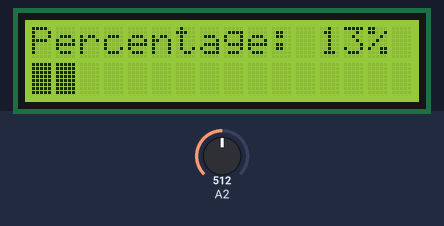
Simulated run of this sketch. Board: Arduino Uno, built with avr-gcc and run on an emulated ATmega328P. On the bench: 16×2 character LCD. Inputs (shaded band) come from the test bench; at power-on: A2 = 512. What the sketch prints to the serial monitor is not drawn.

Above: at 1.25 s.
1.3 s: A2 set to 550
At 2.9 s:
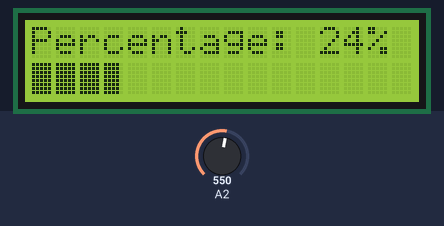
3.1 s: A2 set to 584
At 5.6 s:
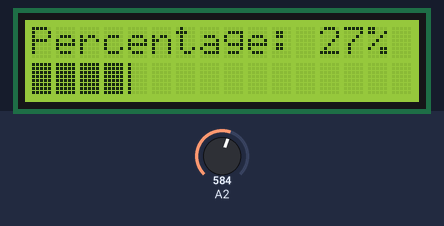
6.1 s: A2 set to 900
At 6.65 s:
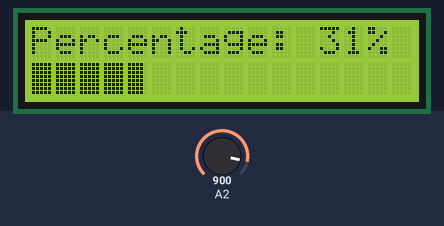
8.0 s: A2 set to 0
At 10.8 s:
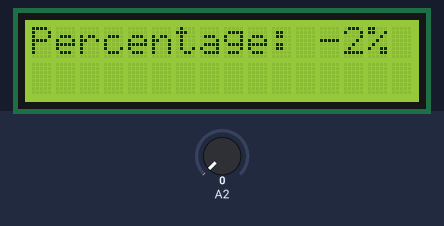
11.0 s: A2 set to 122
At 13.6 s:
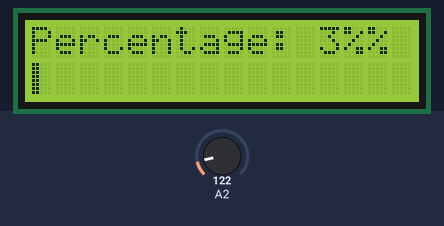
14.0 s: A2 set to 1023
At 16.7 s:
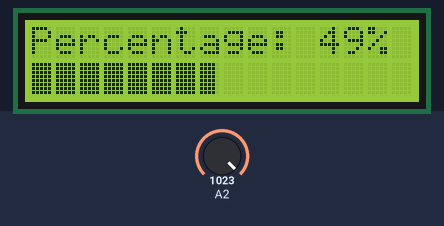

The sketch:

gauge.ino
```cpp
#include <LiquidCrystal.h>
#include <LcdBarGraph.h>

const byte lcdNumCols = 16;
double rawSendingUnitValue;
int rawPercentage;
int smoothedPercentage;

//SMOOTHING VARIABLES
// Define the number of samples to keep track of. The higher the number, the
// more the readings will be smoothed, but the slower the output will respond to
// the input. Using a constant rather than a normal variable lets us use this
// value to determine the size of the readings array.

// 20 is solid for testing...in production this will likely be much higher, 100 or more perhaps
const int numReadings = 20;

int readings[numReadings]; // the readings from the analog input
int readIndex = 0;         // the index of the current reading
int total = 0;             // the running total
int average = 0;           // the average

LiquidCrystal lcd(12, 11, 5, 4, 3, 2);   // -- creating LCD instance
LcdBarGraph lbg(&lcd, lcdNumCols, 0, 1); // -- creating bargraph instance, format is (&lcd, lcdNumCols, start X, start Y). So (&lcd, 16, 0, 1) would set the bargraph length to 16 columns and start the bargraph at column 0 on row 1.

void setup()
{
    Serial.begin(9600);

    // initializing the LCD
    lcd.begin(0, lcdNumCols);
    lcd.clear();

    // clear smoothing array
    for (int thisReading = 0; thisReading < numReadings; thisReading++)
    {
        readings[thisReading] = 0;
    }
}

double retrieveSendingUnitValue()
{
    // here's where the sending unit analog input will be read
    return analogRead(2);
}

int derivePercentage(double rawValue)
{
    // say min value is 100 and max value is 2000 (TODO: UPDATE WITH ACTUAL VALUES FROM THE SENDING UNIT)
    const double lowestRawValue = 50;
    const double highestRawValue = 2000;
    const double zeroPercent = 0;
    const double oneHundredPercent = 100;
    return map(rawValue, lowestRawValue, highestRawValue, zeroPercent, oneHundredPercent);
}

int smoothPercentage(int rawPercentage)
{
    // subtract the last reading:
    total = total - readings[readIndex];
    // add new reading input to array:
    readings[readIndex] = rawPercentage;
    // add the reading to the total:
    total = total + readings[readIndex];
    // advance to the next position in the array:
    readIndex = readIndex + 1;

    // if we're at the end of the array...
    if (readIndex >= numReadings)
    {
        // ...wrap around to the beginning:
        readIndex = 0;
    }

    // calculate the average:
    average = total / numReadings;
    Serial.println(smoothedPercentage);
    return average;
}

void drawNumericPercentage(int smoothedPercentage){
    lcd.setCursor(0, 0);
    lcd.print("Percentage: ");
    lcd.print(smoothedPercentage);
    lcd.print("%");
}

void drawBarChart(int smoothedPercentage){
    lbg.drawValue(smoothedPercentage, 100);
}

void loop()
{
    // gather voltage reading from fuel level sending unit
    rawSendingUnitValue = retrieveSendingUnitValue();

    // compare current sending unit value against the known empty and fuel tank values
    rawPercentage = derivePercentage(rawSendingUnitValue);

    // average percentage readings to eleminate erronious readings due to minor fluctuations in fuel level (sloshing in the tank)
    smoothedPercentage = smoothPercentage(rawPercentage);

    // numeric display option
    drawNumericPercentage(smoothedPercentage);

    // bar chart option
    drawBarChart(smoothedPercentage);

    delay(100);
}
```

Measured:
- the behaviour switches between 537 and 538 on A2 (found by bisection; images 0 and 1)
- the behaviour switches between 576 and 577 on A2 (found by bisection; images 1 and 2)
- after the input at 6.1 s, the display: first changes after 0.14 s (image 3 shows a later state)
- after the input at 8.0 s, the display: first changes after 0.10 s (image 4 shows a later state)
- after the input at 11.0 s, the display: first changes after 0.08 s (image 5 shows a later state)
- after the input at 14.0 s, the display: first changes after 0.06 s (image 6 shows a later state)
